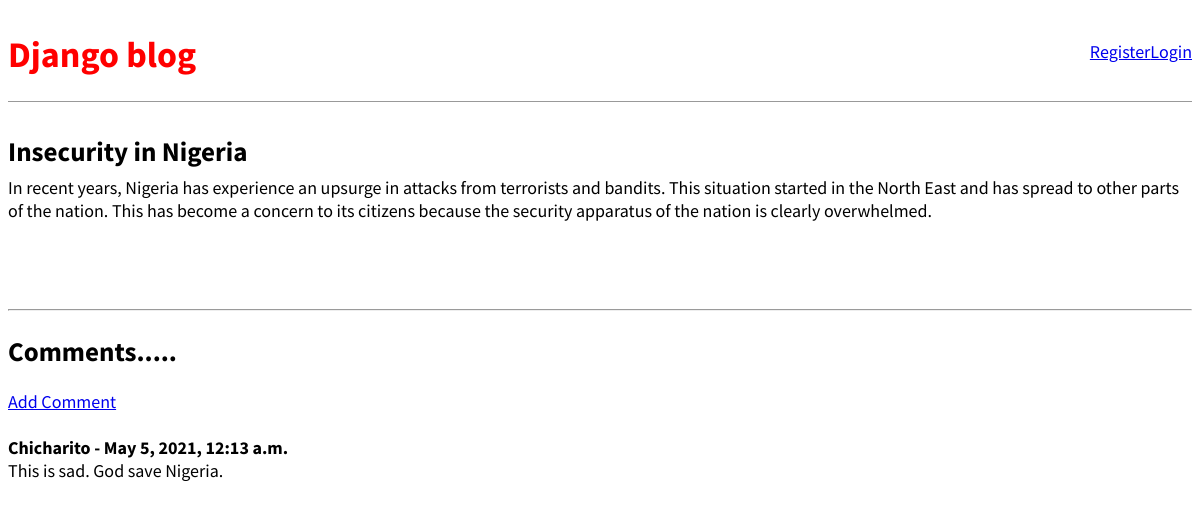
The app's page /post/4/ with its own data.
### blog_app/models.py (models this page shows, shortened)
class Post(models.Model):
    title = models.CharField(max_length=200)
    author = models.ForeignKey('auth.User', on_delete=models.CASCADE)
    body = models.TextField()

class Comment(models.Model):
    post = models.ForeignKey(Post, related_name="comments", on_delete=models.CASCADE)
    name = models.CharField(max_length=40)
    body = models.TextField()
    date_added = models.DateTimeField(auto_now_add=True)

### blog_app/views.py (the view)
# urls.py: path('post/<int:pk>/', BlogDetailView.as_view(), name='post_detail'),
class BlogDetailView(DetailView):
    model = Post
    template_name = 'post_detail.html'

### blog_app/templates/post_detail.html (shortened to what this page needs)
{% extends 'base.html' %}
{% block content %}
    <div class="post-entry">
        <h2>{{ post.title }}</h2>
        <p>{{ post.body }}</p>
    </div>
    <br/><br/>
    <hr>
    <h2>Comments.....</h2>
    {% if not post.comments.all %}
        No comments yet....<a href="{% url 'add_comment' post.pk %}">Add one</a>
    {% else %}
        <a href="{% url 'add_comment' post.pk %}">Add Comment</a>
        <br/><br/>
        {% for comment in post.comments.all %}
            <strong>
                {{ comment.name}} -
                {{ comment.date_added}}
            </strong>
            <br/>
            {{ comment.body }}
            <br/><br/>
        {% endfor %}
    {% endif %}
{% endblock %}

### blog_app/static/base.css (style rules this page uses)
body { font-family: 'Source Sans Pro', sans; font-size: 18px; }
.post-entry { margin-bottom: 2rem; }
.post-entry h2 { margin: 0.5rem 0; }
.post-entry p { margin: 0; font-weight: 400; }

### records on screen
Post: title "Insecurity in Nigeria", body "In recent years, Nigeria has experience an upsurge in attacks from terrorists and bandits. This situation started in the North East and has spread to other parts of the nation. This has become a concern to its citizens because the security apparatus of the nation is clearly overwhelmed."
Comment: name "Chicharito", date_added "May 5, 2021, 12:13 a.m.", body "This is sad. God save Nigeria."
